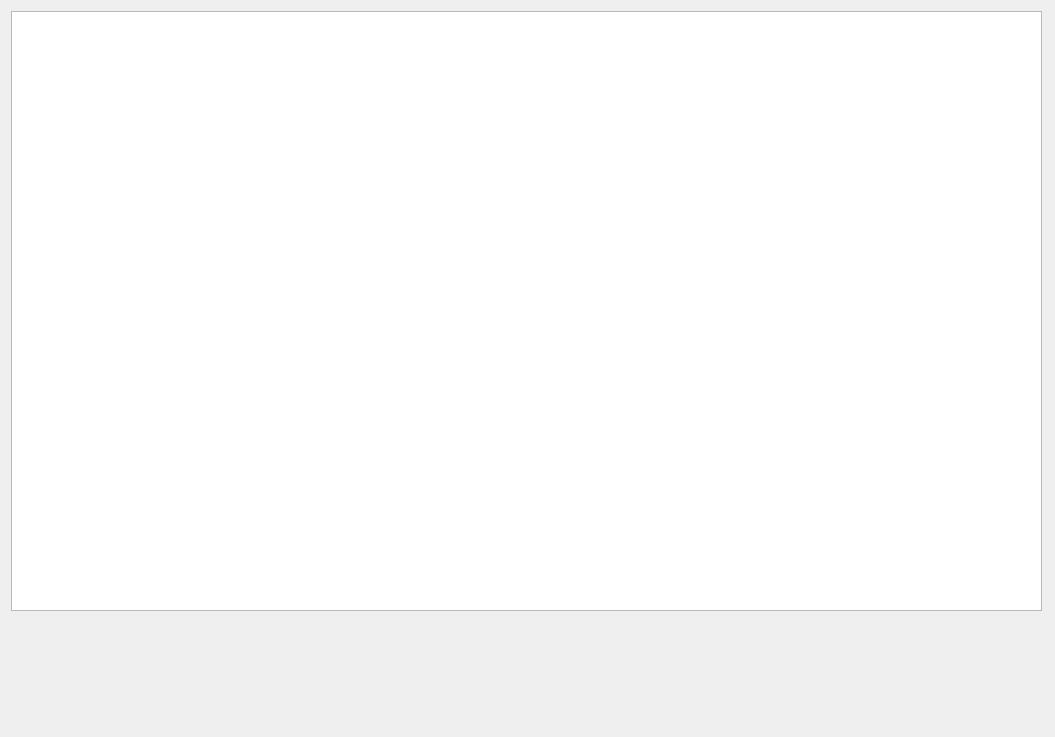
<?xml version="1.0" encoding="UTF-8"?>
<ui version="4.0">
 <class>OpaAcount</class>
 <widget class="QWidget" name="OpaAcount">
  <property name="geometry">
   <rect>
    <x>0</x>
    <y>0</y>
    <width>1055</width>
    <height>737</height>
   </rect>
  </property>
  <property name="windowTitle">
   <string>Form</string>
  </property>
  <layout class="QVBoxLayout" name="verticalLayout">
   <item>
    <widget class="QWidget" name="widget" native="true">
     <widget class="QWidget" name="verticalLayoutWidget">
      <property name="geometry">
       <rect>
        <x>0</x>
        <y>0</y>
        <width>1031</width>
        <height>721</height>
       </rect>
      </property>
      <layout class="QVBoxLayout" name="verticalLayout_2">
       <item>
        <widget class="QTableWidget" name="tab">
         <property name="maximumSize">
          <size>
           <width>16777215</width>
           <height>600</height>
          </size>
         </property>
        </widget>
       </item>
       <item>
        <widget class="QLabel" name="label">
         <property name="text">
          <string/>
         </property>
        </widget>
       </item>
      </layout>
     </widget>
    </widget>
   </item>
  </layout>
 </widget>
 <resources/>
 <connections/>
</ui>
